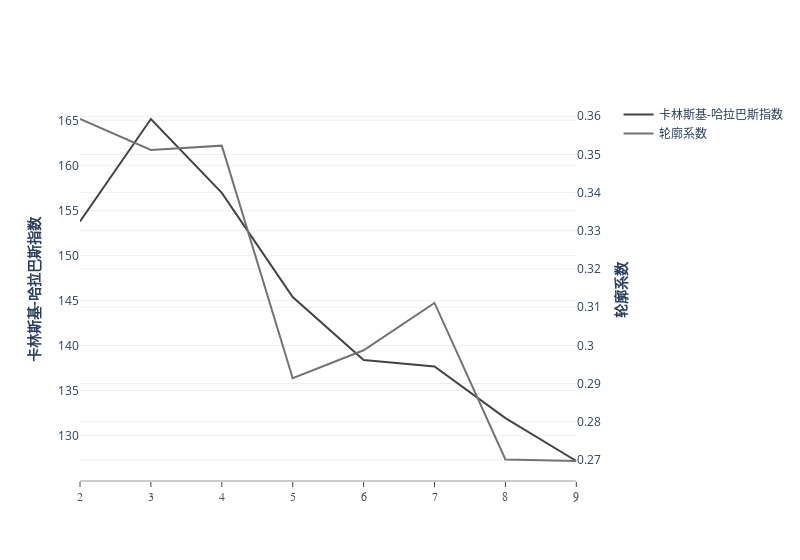

Source (notebook cell):
### Code cell
#获得游客最佳聚类数
df_tourist = df_cluster[df_cluster.id == 1]
df_score_tour = utils.GetKmeansClusterNumDf(df_tourist,['Dur','data_count','active_moment','moving_dis','middle_moment'])
myplot.Double_Axes_Line(df_score_tour,"n_clusters","calinski","silhouette","聚类数","卡林斯基-哈拉巴斯指数","轮廓系数")

### Figure 1 — Plotly figure (JSON) as saved in the notebook; plotly's stock layout.template omitted (floating-point values rounded to 4 significant figures)
{"data": [{"line": {"color": "rgb(67,67,67)", "width": 2}, "mode": "lines", "name": "卡林斯基-哈拉巴斯指数", "type": "scatter", "x": [2, 3, 4, 5, 6, 7, 8, 9], "xaxis": "x", "y": [153.8, 165.1, 156.9, 145.4, 138.4, 137.7, 131.9, 127.2], "yaxis": "y"}, {"line": {"color": "rgb(115,115,115)", "width": 2}, "mode": "lines", "name": "轮廓系数", "type": "scatter", "x": [2, 3, 4, 5, 6, 7, 8, 9], "xaxis": "x", "y": [0.3593, 0.3512, 0.3523, 0.2914, 0.2987, 0.3111, 0.2701, 0.2697], "yaxis": "y2"}], "layout": {"width": 800, "xaxis": {"anchor": "y", "domain": [0, 0.94], "linecolor": "rgb(204, 204, 204)", "linewidth": 2, "showgrid": false, "showline": true, "showticklabels": true, "tickfont": {"color": "rgb(82, 82, 82)", "family": "Arial", "size": 12}, "ticks": "outside"}, "yaxis": {"anchor": "x", "domain": [0, 1], "title": {"text": "<b>卡林斯基-哈拉巴斯指数</b> "}}, "yaxis2": {"anchor": "x", "overlaying": "y", "side": "right", "title": {"text": "<b>轮廓系数</b>"}}}}
